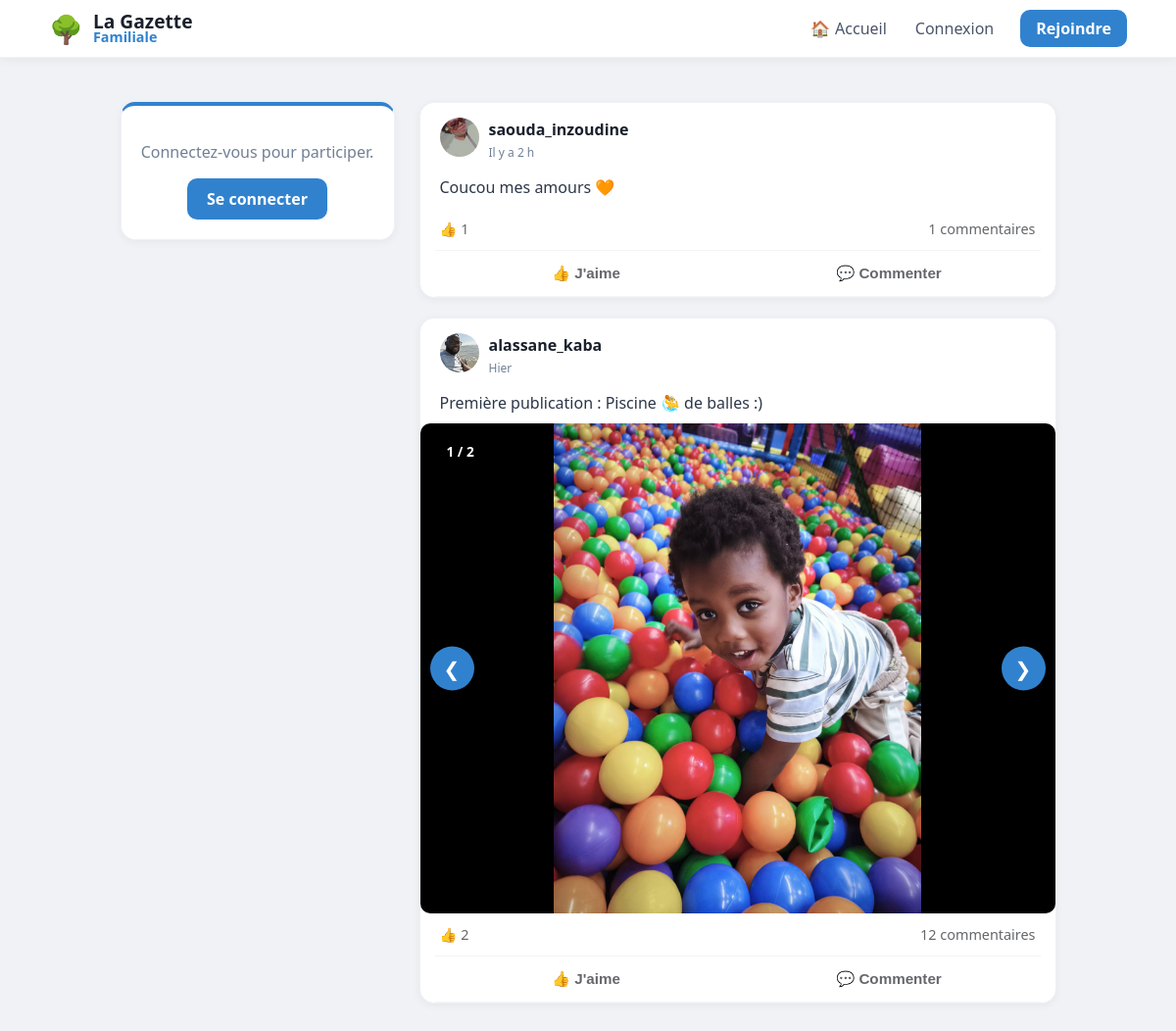
The page / on the database its author committed.
### tables this page shows
CREATE TABLE posts (
                id INTEGER PRIMARY KEY AUTOINCREMENT, 
                username TEXT, 
                content TEXT, 
                likes INTEGER DEFAULT 0, 
                image TEXT,
                created_at DATETIME DEFAULT CURRENT_TIMESTAMP
            );

CREATE TABLE users (
                id INTEGER PRIMARY KEY AUTOINCREMENT, 
                email TEXT UNIQUE, 
                firstname TEXT, 
                lastname TEXT, 
                username TEXT UNIQUE, 
                password TEXT, 
                avatar TEXT,
                cover TEXT,
                bio TEXT,
                is_approved INTEGER DEFAULT 0,
                is_admin INTEGER DEFAULT 0
            );

CREATE TABLE post_medias (
                        id INTEGER PRIMARY KEY AUTOINCREMENT,
                        post_id INTEGER,
                        filename TEXT,
                        file_type TEXT, -- 'image' ou 'video'
                        FOREIGN KEY (post_id) REFERENCES posts (id) ON DELETE CASCADE
                    );

### app.py (the view)
@app.route("/")
def home():
    with get_db() as db:
        posts_query = db.execute("""
            SELECT posts.*, users.avatar AS user_avatar,
                (SELECT COUNT(*) FROM reactions WHERE post_id=posts.id AND type='thumb') as thumbs,
                (SELECT COUNT(*) FROM reactions WHERE post_id=posts.id AND type='heart') as hearts
            FROM posts
            JOIN users ON posts.username = users.username
            ORDER BY posts.id DESC
        """).fetchall()
        posts = [dict(row) for row in posts_query]
        for post in posts:
            medias = db.execute("SELECT * FROM post_medias WHERE post_id = ?", (post['id'],)).fetchall()
            post['medias'] = medias
        comments_query = db.execute('''
            SELECT
                comments.*,
                users.avatar AS comm_avatar,
                (SELECT COUNT(*) FROM comment_reactions WHERE comment_id = comments.id) as like_count
            FROM comments
            JOIN users ON comments.username = users.username
            ORDER BY comments.created_at ASC
        ''').fetchall()
        comments = [dict(row) for row in comments_query]
    return render_template("home.html", posts=posts, comments=comments)

### app.py (called while the page is built)
def get_db():
    db = sqlite3.connect("database.db")
    db.row_factory = sqlite3.Row
    return db

@app.context_processor
def inject_global_stats():
    stats = {'total_users': 0, 'total_posts': 0}
    if session.get('user'):
        db = get_db()
        u_count = db.execute("SELECT COUNT(*) FROM users WHERE is_approved = 1").fetchone()[0]
        p_count = db.execute("SELECT COUNT(*) FROM posts").fetchone()[0]
        stats = {'total_users': u_count, 'total_posts': p_count}
    return stats

@app.context_processor
def inject_pending_count():
    if session.get('is_admin'):
        db = get_db()
        count = db.execute("SELECT COUNT(*) as total FROM users WHERE is_approved = 0").fetchone()
        return {'pending_count': count['total']}
    return {'pending_count': 0}

@app.context_processor
def inject_notifications_count():
    if session.get('user'):
        db = get_db()
        count = db.execute("SELECT COUNT(*) FROM notifications WHERE username = ? AND is_read = 0",
                           (session['user'],)).fetchone()[0]
        return {'unread_count': count}
    return {'unread_count': 0}

@app.template_filter('relative_time')
def relative_time(date_str):
    if not date_str:
        return "Date inconnue"
    past = datetime.strptime(date_str, '%Y-%m-%d %H:%M:%S')
    now = datetime.now(timezone.utc).replace(tzinfo=None)
    diff = now - past
    if diff.days == 0:
        if diff.seconds < 60:
            return "À l'instant"
        if diff.seconds < 3600:
            return f"Il y a {diff.seconds // 60} min"
        return f"Il y a {diff.seconds // 3600} h"
    if diff.days == 1:
        return "Hier"
    if diff.days < 7:
        return f"Il y a {diff.days} jours"
    return past.strftime('%d/%m/%Y')

### templates/home.html (shortened to what this page needs)
{% extends "base.html" %}
{% block content %}
<aside class="sidebar">
    <div class="post-card" style="text-align: center; border-top: 4px solid #3182ce;">
        {% if session.get("user") %}
        <div style="font-size: 50px; margin-bottom: 10px;">🌳</div>
        <h3 style="margin: 0; color: #2d3748;">Bonjour,</h3>
        <h2 style="margin: 5px 0; color: #1a202c; font-size: 1.4em;">{{ session['user'] }}</h2>
        <div style="margin-top: 20px; padding-top: 15px; border-top: 1px solid #edf2f7;">
            <a href="{{ url_for('profile', username=session['user']) }}" style="text-decoration: none; color: #3182ce; font-weight: 700; font-size: 0.9em;">Voir mon mur →</a>
        </div>
        {% else %}
        <p style="color: #718096;">Connectez-vous pour participer.</p>
        <a href="/login" style="display: inline-block; background: #3182ce; color: white; padding: 10px 20px; border-radius: 10px; text-decoration: none; font-weight: bold;">Se connecter</a>
        {% endif %}
    </div>
</aside>
<main class="feed">
    {% for post in posts %}
    <div class="post-card" style="padding: 0; overflow: hidden; margin-bottom: 20px;">
        <div style="padding: 15px 20px; display: flex; justify-content: space-between; align-items: center;">
            <div style="display: flex; align-items: center; gap: 10px;">
                <a href="{{ url_for('profile', username=post['username']) }}">
                    <img src="{{ url_for('static', filename='avatars/' + (post['user_avatar'] if post['user_avatar'] else 'default.png')) }}" style="width: 40px; height: 40px; border-radius: 50%; object-fit: cover;">
                </a>
                <div>
                    <a href="{{ url_for('profile', username=post['username']) }}" style="text-decoration: none;">
                        <strong style="display: block; color: #1a202c;">{{ post['username'] }}</strong>
                    </a>
                    <span class="live-date" data-time="{{ post['created_at'] }}" style="font-size: 0.75em; color: #718096;">{{ post['created_at'] | relative_time }}</span>
                </div>
            </div>
        </div>
        <div style="padding: 0 20px 10px 20px; white-space: pre-wrap; color: #2d3748;">{{ post['content'] }}</div>
        {% if post.medias %}
        <div class="carousel-container" id="carousel-{{ post.id }}" style="position: relative; background: #000; display: flex; align-items: center; justify-content: center; min-height: 300px;">
            {% if post.medias|length > 1 %}
            <div class="carousel-counter" style="position: absolute; top: 15px; left: 15px; background: rgba(0,0,0,0.6); color: white; padding: 4px 12px; border-radius: 20px; font-size: 0.85em; z-index: 10; font-weight: bold;">
                <span class="current">1</span> / {{ post.medias|length }}
            </div>
            <button class="prev" onclick="moveSlide('{{ post.id }}', -1)" style="position: absolute; left: 10px; background: rgba(255,255,255,0.3); border: none; color: white; font-size: 20px; padding: 10px; border-radius: 50%; cursor: pointer; z-index: 5;">&#10094;</button>
            <button class="next" onclick="moveSlide('{{ post.id }}', 1)" style="position: absolute; right: 10px; background: rgba(255,255,255,0.3); border: none; color: white; font-size: 20px; padding: 10px; border-radius: 50%; cursor: pointer; z-index: 5;">&#10095;</button>
            {% endif %}
            <div class="carousel-items" style="width: 100%;">
                {% for media in post.medias %}
                <div class="carousel-item {% if loop.first %}active{% endif %}" style="display: {% if loop.first %}block{% else %}none{% endif %}; text-align: center;">
                    {% if media.file_type == 'video' %}
                    <video src="{{ url_for('static', filename='uploads/' + media.filename) }}" controls style="max-width: 100%; max-height: 500px; display: block; margin: 0 auto;"></video>
                    {% else %}
                    <img src="{{ url_for('static', filename='uploads/' + media.filename) }}" class="zoomable" onclick="openLightbox(this.src)" style="cursor: zoom-in;">
                    {% endif %}
                </div>
                {% endfor %}
            </div>
        </div>
        {% endif %}
        <div style="display: flex; justify-content: space-between; padding: 12px 20px; font-size: 0.9em; color: #65676b;">
            <div>👍 <span id="thumbs-{{ post['id'] }}">{{ post['thumbs'] }}</span></div>
            <div style="cursor: pointer;" onclick="toggleComments({{ post['id'] }})">
                <span id="comment-count-{{ post['id'] }}">{{ (comments|selectattr('post_id', 'equalto', post['id'])|list|length) }}</span> commentaires
            </div>
        </div>
        <div style="display: flex; border-top: 1px solid #f2f4f7; border-bottom: 1px solid #f2f4f7; margin: 0 15px; padding: 2px 0;">
            <button onclick="react({{ post['id'] }}, 'thumb')" class="action-btn" style="flex: 1; background: none; border: none; padding: 10px; color: #65676b; font-weight: 600; cursor: pointer;">👍 J'aime</button>
            <button onclick="toggleComments({{ post['id'] }})" class="action-btn" style="flex: 1; background: none; border: none; padding: 10px; color: #65676b; font-weight: 600; cursor: pointer;">💬 Commenter</button>
        </div>
    </div>
    {% endfor %}
</main>
{% endblock %}

### static/style.css (style rules this page uses)
body { font-family: 'Segoe UI', system-ui, -apple-system, sans-serif; background: #f0f2f5; margin: 0; color: #1a202c; }
.post-card { background: white; border-radius: 15px; padding: 20px; margin-bottom: 20px; box-shadow: 0 2px 8px rgba(0,0,0,0.05); border: 1px solid #edf2f7; overflow: hidden; }
.action-btn { flex: 1; background: none; border: none; padding: 10px; color: #65676b; font-weight: 600; font-size: 0.95em; cursor: pointer; display: flex; align-items: center; justify-content: center; gap: 8px; transition: background 0.2s; border-radius: 6px; margin: 2px; }
.carousel-container { position: relative; width: 100%; max-height: 500px; background: #000; border-radius: 10px; overflow: hidden; }
.carousel-item { display: none; text-align: center; }
.carousel-item.active { display: block; }
.carousel-item img, .carousel-item video { max-width: 100%; max-height: 500px; }
.prev, .next { width: 45px !important; height: 45px !important; border-radius: 50% !important; position: absolute !important; top: 50% !important; transform: translateY(-50%) !important; z-index: 999 !important; background-color: #3182ce !important; color: white !important; display: flex !important; align-items: center !important; justify-content: center !important; cursor: pointer !important; border: none !important; transition: all 0.3s ease !important; }
.prev { left: 10px !important; }
.next { right: 10px !important; }

### templates/base.html (style rules this page uses)
:root { --bg-color: #f0f2f5; --primary: #3182ce; --text-main: #1a202c; --text-light: #718096; --danger: #e53e3e; --success: #38a169; --info: #3182ce; }
body { background-color: var(--bg-color); margin: 0; font-family: 'Segoe UI', system-ui, -apple-system, sans-serif; }

### templates/home.html (style rules this page uses)
.zoomable { max-width: 100%; max-height: 500px; display: block; margin: 0 auto; transition: transform 0.2s; object-fit: contain; }

### rows shown on the page
posts: avatar (picture), username "saouda_inzoudine", created_at|relative_time "Il y a 2 h", content "Coucou mes amours 🧡", thumbs "1", id "1"
posts: avatar (picture), username "alassane_kaba", created_at|relative_time "Hier", content "Première publication : Piscine 🤽‍♂️ de balles :)", medias|length "2", thumbs "2", id "12"
post_medias: filename (picture)
